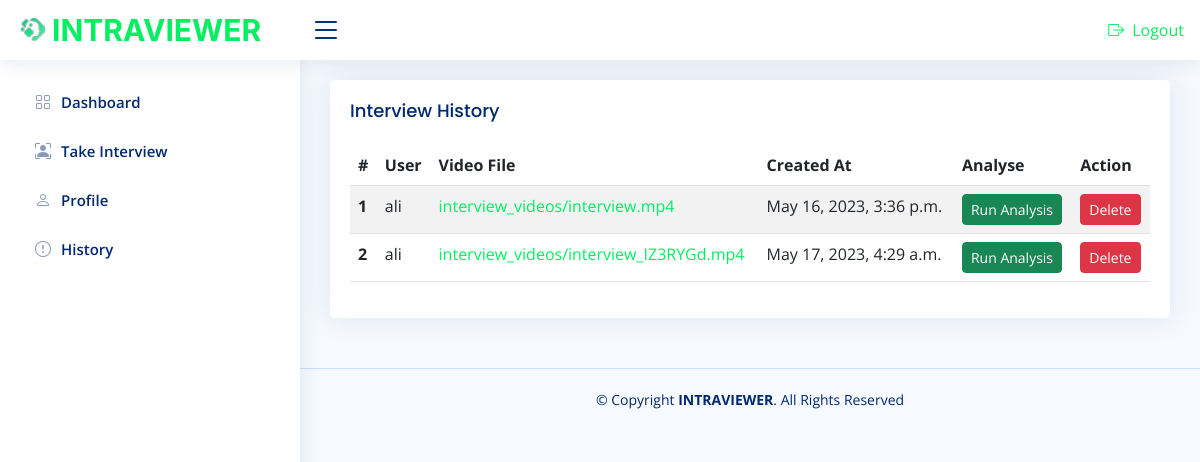
/history/ (signed in), run on an earlier commit of the app's database.
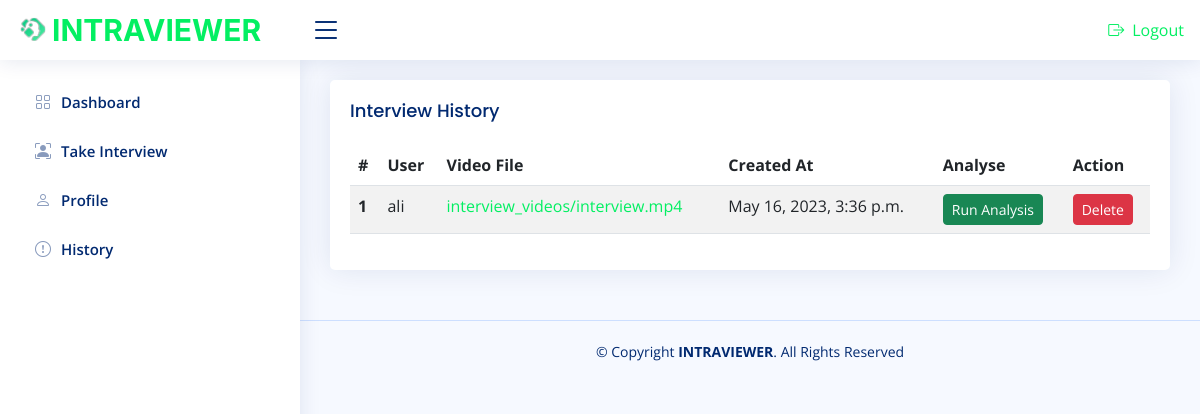
And on a later commit of the database.
### interview/models.py (models this page shows, shortened)
class Interview(models.Model):
    user = models.ForeignKey(User, on_delete=models.CASCADE)
    video_file = models.FileField(upload_to='interview_videos')
    created_at = models.DateTimeField(auto_now_add=True)

### interview/views.py (the view)
# urls.py: path('history/', HistoryView.as_view(), name='history'),
class HistoryView(View):
    def dispatch(self, request, *args, **kwargs):
        if not request.user.is_authenticated:
            return redirect('login')
        return super().dispatch(request, *args, **kwargs)
    def get(self, request):
        interviews = Interview.objects.filter(user=request.user)
        return render(request, 'core/history.html', {'interviews': interviews})

### core/templates/core/history.html (shortened to what this page needs)
{% extends 'core/userbase.html' %}
 {% load static %}
{% block history %}
  <section class="section">
    <div class="row">
      <div class="col-lg-12">
        <div class="card">
          <div class="card-body">
            <h5 class="card-title">Interview History</h5>
            <table class="table table-striped">
              <thead>
                <tr>
                  <th scope="col">#</th>
                  <th scope="col">User</th>
                  <th scope="col">Video File</th>
                  <th scope="col">Created At</th>
                  <th scope="col">Analyse</th>
                  <th scope="col">Action</th>
                </tr>
              </thead>
              <tbody>
                {% for interview in interviews %}
                <tr>
                  <th scope="row">{{ forloop.counter }}</th>
                  <td>{{ interview.user }}</td>
                  <td><a href="{{ interview.video_file.url }}">{{ interview.video_file.name }}</a></td>
                  <td>{{ interview.created_at }}</td>
                  <td>
                    <form action="{% url 'analysis' interview.id %}" method="post">
                      <input type="submit" value="Run Analysis" class='btn btn-success btn-sm' >
                    </form>
                  </td>
                  <td>
                    <form action="{% url 'delete_interview' interview.id %}" method="POST">
                      <button type="submit" class="btn btn-danger btn-sm">Delete</button>
                    </form>
                  </td>
                </tr>
                {% empty %}
                <tr>
                  <td colspan="4">No interviews found.</td>
                </tr>
                {% endfor %}
              </tbody>
            </table>
          </div>
        </div>
      </div>
    </div>
  </section>
{% endblock history %}

### core/templates/core/userbase.html (shortened to what this page needs)
<!DOCTYPE html>
{% load static %}
<html lang="en">
<head>
  <link href="{% static "core/UserAssets/vendor/bootstrap/css/bootstrap.min.css" %}" rel="stylesheet">
  <link href="{% static "core/UserAssets/vendor/bootstrap-icons/bootstrap-icons.css" %}" rel="stylesheet">
  <link href="{% static "core/UserAssets/vendor/boxicons/css/boxicons.min.css" %}" rel="stylesheet">
  <link href="{% static "core/UserAssets/vendor/quill/quill.snow.css" %}" rel="stylesheet">
  <link href="{% static "core/UserAssets/vendor/quill/quill.bubble.css" %}" rel="stylesheet">
  <link href="{% static "core/UserAssets/vendor/remixicon/remixicon.css" %}" rel="stylesheet">
  <link href="{% static "core/UserAssets/vendor/simple-datatables/style.css" %}" rel="stylesheet">
  <link href="{% static "core/UserAssets/css/style.css" %}" rel="stylesheet">
</head>
<body>
<main id="main" class="main">
{% block Header_Section %}
  <header id="header" class="header fixed-top d-flex align-items-center">
    <div class="d-flex align-items-center justify-content-between">
      <a href={% url 'userindex' %} class="logo d-flex align-items-center">
        <img src="{% static "core/UserAssets/img/logo.svg" %}"  alt="">
        <span class="d-none d-lg-block" style="font-family: 'Inter', sans-serif; font-size: 30px; font-weight: 700;">INTRAVIEWER</span>
      </a>
      <i class="bi bi-list toggle-sidebar-btn"></i>
    </div>
    <nav class="header-nav ms-auto px-3">
      <ul class="d-flex align-items-center">
      <div class='logout'>
        <li  class="text-dark ">
          <a href={% url 'logout' %}>
            <i class="bi bi-box-arrow-right px-2"></i><spa style="font-size: 16px;">Logout</span>
        </li>
      </div>
      </ul>
    </nav>
  </header>
{% endblock Header_Section %}
{% block Sidebar %}
  <aside id="sidebar" class="sidebar">
    <ul class="sidebar-nav" id="sidebar-nav">
      <li class="nav-item" >
        <a class="nav-link collapsed" href={% url 'userindex' %}>
          <i class="bi bi-grid"></i>
          <span>Dashboard</span>
      </li>
      <li class="nav-item">
        <a class="nav-link collapsed" href={% url 'interview' %} >
          <i class="bi bi-person-bounding-box"></i>
          <span>Take Interview</span>
        </a>
      </li>
      <li class="nav-item">
        <a class="nav-link collapsed" href={% url 'userprofile' %}>
          <i class="bi bi-person"></i>
          <span>Profile</span>
      </li>
      <li class="nav-item">
        <a class="nav-link collapsed" href={% url 'history' %}>
          <i class="bi bi-exclamation-circle"></i>
          <span>History</span>
      </li>
    </ul>
  </aside>
{% endblock Sidebar %}
{% block history %}{% endblock history %}
</main>
  <footer id="footer" class="footer">
    <div class="copyright">
      &copy; Copyright <strong><span>INTRAVIEWER</span></strong>. All Rights Reserved
    </div>
    <div class="credits">
    </div>
  </footer>
</body>
</html>

### core/static/core/UserAssets/css/style.css (style rules this page uses)
:root { scroll-behavior: smooth; }
body { font-family: "Open Sans", sans-serif; background: #f6f9ff; color: #444444; }
a { color: #03EF62; text-decoration: none; }
header div span { background:#03EF62; -webkit-background-clip: text; -webkit-text-fill-color: transparent; font-family: "Inter", sans-serif; font-size: 30px; font-weight: 700; }
h1, h2, h3, h4, h5, h6 { font-family: "Nunito", sans-serif; }
#main { margin-top: 60px; padding: 20px 30px; transition: all 0.3s; }
.card { margin-bottom: 30px; border: none; border-radius: 5px; box-shadow: 0px 0 30px rgba(1, 41, 112, 0.1); }
.card-title { padding: 20px 0 15px 0; font-size: 18px; font-weight: 500; color: #012970; font-family: "Poppins", sans-serif; }
.card-body { padding: 0 20px 20px 20px; }
.logo { line-height: 1; }
@media (min-width: 1200px) { .logo { width: 280px; } }
.logo img { max-height: 26px; margin-right: 6px; }
.logo span { font-size: 26px; font-weight: 700; color: #012970; font-family: "Nunito", sans-serif; }
.header { transition: all 0.5s; z-index: 997; height: 60px; box-shadow: 0px 2px 20px rgba(1, 41, 112, 0.1); background-color: #fff; padding-left: 20px; }
.header .toggle-sidebar-btn { font-size: 32px; padding-left: 10px; cursor: pointer; color: #012970; }
.header-nav ul { list-style: none; }
.header-nav>ul { margin: 0; padding: 0; }
.sidebar { position: fixed; top: 60px; left: 0; bottom: 0; width: 300px; z-index: 996; transition: all 0.3s; padding: 20px; overflow-y: auto; scrollbar-width: thin; scrollbar-color: #aab7cf transparent; box-shadow: 0px 0px 20px rgba(1, 41, 112, 0.1); background-color: #fff; }
@media (min-width: 1200px) { #main, #footer { margin-left: 300px; } }
.sidebar-nav { padding: 0; margin: 0; list-style: none; }
.sidebar-nav li { padding: 0; margin: 0; list-style: none; }
.sidebar-nav .nav-item { margin-bottom: 5px; }
.sidebar-nav .nav-link { display: flex; align-items: center; font-size: 15px; font-weight: 600; color: #18d26e; transition: 0.3; background: #f6f9ff; padding: 10px 15px; border-radius: 4px; }
.sidebar-nav .nav-link i { font-size: 16px; margin-right: 10px; color: #18d26e; }
.sidebar-nav .nav-link.collapsed { color: #012970; background: #fff; }
.sidebar-nav .nav-link.collapsed i { color: #899bbd; }
.footer { padding: 20px 0; font-size: 14px; transition: all 0.3s; border-top: 1px solid #cddfff; }
.footer .copyright { text-align: center; color: #012970; }
.footer .credits { padding-top: 5px; text-align: center; font-size: 13px; color: #012970; }

What changed in the data, as far as the page shows it:
removed Interview: user "ali", video_file.name "interview_videos/interview_IZ3RYGd.mp4", created_at "May 17, 2023, 4:29 a.m."
